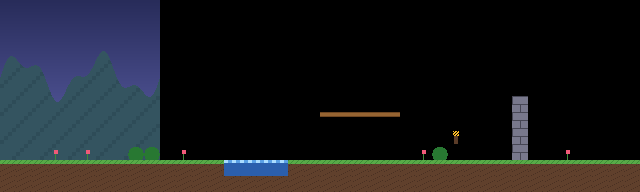

The image is a tile-based game level rendered from a .tmx file. Its description and complete source (layers, tilesets, objects, tile grids) follow:
An orthogonal 40x12 tile map with 16x16 px tiles, 3 tile layers (ground, decoration, front), 2 tilesets, 1 image layer and 7 objects (player, patroller_1, patroller_2, camera, platform/moving, ...).

<map version="1.10" tiledversion="1.11.0" orientation="orthogonal" renderorder="right-down" width="40" height="12" tilewidth="16" tileheight="16" infinite="0" nextlayerid="6" nextobjectid="8">
 <properties>
  <property name="title" value="I-110 test level" />
 </properties>
 <tileset firstgid="1" name="demo-tiles" tilewidth="16" tileheight="16" tilecount="16" columns="8">
  <image source="demo-tiles.png" width="128" height="32" />
  <tile id="0"><properties><property name="solid" type="bool" value="true" /></properties></tile>
  <tile id="1"><properties><property name="solid" type="bool" value="true" /></properties></tile>
  <tile id="2"><properties><property name="solid" type="bool" value="true" /></properties></tile>
  <tile id="3"><properties><property name="oneWay" type="bool" value="true" /></properties></tile>
  <tile id="4"><animation><frame tileid="4" duration="400" /><frame tileid="5" duration="400" /></animation></tile>
  <tile id="8"><animation><frame tileid="8" duration="150" /><frame tileid="9" duration="150" /></animation></tile>
 </tileset>
 <tileset firstgid="17" source="demo-icons.tsx" />
 <imagelayer id="1" name="sky" parallaxx="0.4" parallaxy="0.8" repeatx="1">
  <properties><property name="renderLayer" value="background" /></properties>
  <image source="demo-sky.png" width="160" height="176" />
 </imagelayer>
 <layer id="2" name="ground" width="40" height="12">
  <data encoding="csv">
0,0,0,0,0,0,0,0,0,0,0,0,0,0,0,0,0,0,0,0,0,0,0,0,0,0,0,0,0,0,0,0,0,0,0,0,0,0,0,0,
0,0,0,0,0,0,0,0,0,0,0,0,0,0,0,0,0,0,0,0,0,0,0,0,0,0,0,0,0,0,0,0,0,0,0,0,0,0,0,0,
0,0,0,0,0,0,0,0,0,0,0,0,0,0,0,0,0,0,0,0,0,0,0,0,0,0,0,0,0,0,0,0,0,0,0,0,0,0,0,0,
0,0,0,0,0,0,0,0,0,0,0,0,0,0,0,0,0,0,0,0,0,0,0,0,0,0,0,0,0,0,0,0,0,0,0,0,0,0,0,0,
0,0,0,0,0,0,0,0,0,0,0,0,0,0,0,0,0,0,0,0,0,0,0,0,0,0,0,0,0,0,0,0,0,0,0,0,0,0,0,0,
0,0,0,0,0,0,0,0,0,0,0,0,0,0,0,0,0,0,0,0,0,0,0,0,0,0,0,0,0,0,0,0,0,0,0,0,0,0,0,0,
0,0,0,0,0,0,0,0,0,0,0,0,0,0,0,0,0,0,0,0,0,0,0,0,0,0,0,0,0,0,0,0,3,0,0,0,0,0,0,0,
0,0,0,0,0,0,0,0,0,0,0,0,0,0,0,0,0,0,0,0,4,4,4,4,4,0,0,0,0,0,0,0,3,0,0,0,0,0,0,0,
0,0,0,0,0,0,0,0,0,0,0,0,0,0,0,0,0,0,0,0,0,0,0,0,0,0,0,0,0,0,0,0,3,0,0,0,0,0,0,0,
0,0,0,0,0,0,0,0,0,0,0,0,0,0,0,0,0,0,0,0,0,0,0,0,0,0,0,0,0,0,0,0,3,0,0,0,0,0,0,0,
2,2,2,2,2,2,2,2,2,2,2,2,2,2,5,5,5,5,2,2,2,2,2,2,2,2,2,2,2,2,2,2,2,2,2,2,2,2,2,2,
1,1,1,1,1,1,1,1,1,1,1,1,1,1,1,1,1,1,1,1,1,1,1,1,1,1,1,1,1,1,1,1,1,1,1,1,1,1,1,1
</data>
 </layer>
 <layer id="3" name="decoration" width="40" height="12">
  <data encoding="csv">
0,0,0,0,0,0,0,0,0,0,0,0,0,0,0,0,0,0,0,0,0,0,0,0,0,0,0,0,0,0,0,0,0,0,0,0,0,0,0,0,
0,0,0,0,0,0,0,0,0,0,0,0,0,0,0,0,0,0,0,0,0,0,0,0,0,0,0,0,0,0,0,0,0,0,0,0,0,0,0,0,
0,0,0,0,0,0,0,0,0,0,0,0,0,0,0,0,0,0,0,0,0,0,0,0,0,0,0,0,0,0,0,0,0,0,0,0,0,0,0,0,
0,0,0,0,0,0,0,0,0,0,0,0,0,0,0,0,0,0,0,0,0,0,0,0,0,0,0,0,0,0,0,0,0,0,0,0,0,0,0,0,
0,0,0,0,0,0,0,0,0,0,0,0,0,0,0,0,0,0,0,0,0,0,0,0,0,0,0,0,0,0,0,0,0,0,0,0,0,0,0,0,
0,0,0,0,0,0,0,0,0,0,0,0,0,0,0,0,0,0,0,0,0,0,0,0,0,0,0,0,0,0,0,0,0,0,0,0,0,0,0,0,
0,0,0,0,0,0,0,0,0,0,0,0,0,0,0,0,0,0,0,0,0,0,0,0,0,0,0,0,0,0,0,0,0,0,0,0,0,0,0,0,
0,0,0,0,0,0,0,0,0,0,0,0,0,0,0,0,0,0,0,0,0,0,0,0,0,0,0,0,0,0,0,0,0,0,0,0,0,0,0,0,
0,0,0,0,0,0,0,0,0,0,0,0,0,0,0,0,0,0,0,0,0,0,0,0,0,0,0,0,9,0,0,0,0,0,0,0,0,0,0,0,
0,0,0,8,0,8,0,0,0,0,0,8,0,0,0,0,0,0,0,0,0,0,0,0,0,0,8,0,0,0,0,0,0,0,0,8,0,0,0,0,
0,0,0,0,0,0,0,0,0,0,0,0,0,0,0,0,0,0,0,0,0,0,0,0,0,0,0,0,0,0,0,0,0,0,0,0,0,0,0,0,
0,0,0,0,0,0,0,0,0,0,0,0,0,0,0,0,0,0,0,0,0,0,0,0,0,0,0,0,0,0,0,0,0,0,0,0,0,0,0,0
</data>
 </layer>
 <objectgroup id="5" name="entities">
  <object id="1" name="player" type="player" x="64" y="160"><point /></object>
  <object id="2" name="patroller_1" template="patroller.tx" x="192" y="160" />
  <object id="3" name="patroller_2" template="patroller.tx" x="416" y="160">
   <properties>
    <property name="Patrol.speed" type="float" value="3" />
    <property name="Patrol.minX" type="float" value="19" />
    <property name="Patrol.maxX" type="float" value="36" />
    <property name="Sprite.tint" type="color" value="#ffffe6a0" />
   </properties>
  </object>
  <object id="4" name="camera" type="camera" x="0" y="0">
   <properties><property name="target" type="object" value="1" /></properties>
   <point />
  </object>
  <object id="5" name="platform" type="platform/moving" x="208" y="144"><point /></object>
  <object id="6" name="glow_zone" type="zone/tint" x="352" y="160"><point /></object>
  <object id="7" name="welcome_sign" type="prop/sign" x="112" y="160">
   <properties><property name="Text.text" value="Hello, Ember2D!" /></properties>
   <point />
  </object>
 </objectgroup>
 <layer id="4" name="front" width="40" height="12">
  <properties><property name="renderLayer" value="foreground" /></properties>
  <data encoding="csv">
0,0,0,0,0,0,0,0,0,0,0,0,0,0,0,0,0,0,0,0,0,0,0,0,0,0,0,0,0,0,0,0,0,0,0,0,0,0,0,0,
0,0,0,0,0,0,0,0,0,0,0,0,0,0,0,0,0,0,0,0,0,0,0,0,0,0,0,0,0,0,0,0,0,0,0,0,0,0,0,0,
0,0,0,0,0,0,0,0,0,0,0,0,0,0,0,0,0,0,0,0,0,0,0,0,0,0,0,0,0,0,0,0,0,0,0,0,0,0,0,0,
0,0,0,0,0,0,0,0,0,0,0,0,0,0,0,0,0,0,0,0,0,0,0,0,0,0,0,0,0,0,0,0,0,0,0,0,0,0,0,0,
0,0,0,0,0,0,0,0,0,0,0,0,0,0,0,0,0,0,0,0,0,0,0,0,0,0,0,0,0,0,0,0,0,0,0,0,0,0,0,0,
0,0,0,0,0,0,0,0,0,0,0,0,0,0,0,0,0,0,0,0,0,0,0,0,0,0,0,0,0,0,0,0,0,0,0,0,0,0,0,0,
0,0,0,0,0,0,0,0,0,0,0,0,0,0,0,0,0,0,0,0,0,0,0,0,0,0,0,0,0,0,0,0,0,0,0,0,0,0,0,0,
0,0,0,0,0,0,0,0,0,0,0,0,0,0,0,0,0,0,0,0,0,0,0,0,0,0,0,0,0,0,0,0,0,0,0,0,0,0,0,0,
0,0,0,0,0,0,0,0,0,0,0,0,0,0,0,0,0,0,0,0,0,0,0,0,0,0,0,0,0,0,0,0,0,0,0,0,0,0,0,0,
0,0,0,0,0,0,0,0,7,7,0,0,0,0,0,0,0,0,0,0,0,0,0,0,0,0,0,7,0,0,0,0,0,0,0,0,0,0,0,0,
0,0,0,0,0,0,0,0,0,0,0,0,0,0,0,0,0,0,0,0,0,0,0,0,0,0,0,0,0,0,0,0,0,0,0,0,0,0,0,0,
0,0,0,0,0,0,0,0,0,0,0,0,0,0,0,0,0,0,0,0,0,0,0,0,0,0,0,0,0,0,0,0,0,0,0,0,0,0,0,0
</data>
 </layer>
</map>
